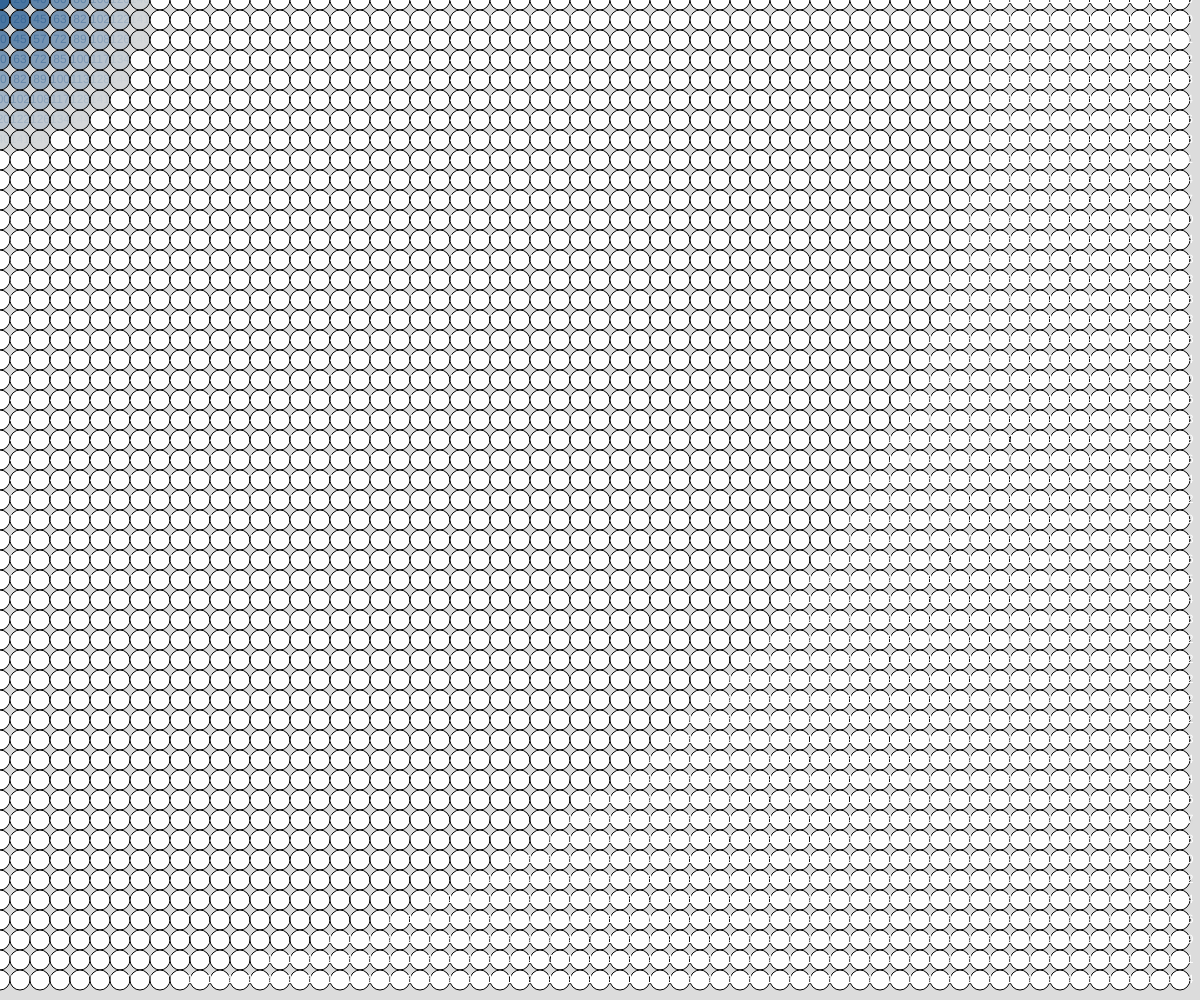
Frame 1 (no input)
Frame 60 (no input): identical to frame 1, image omitted
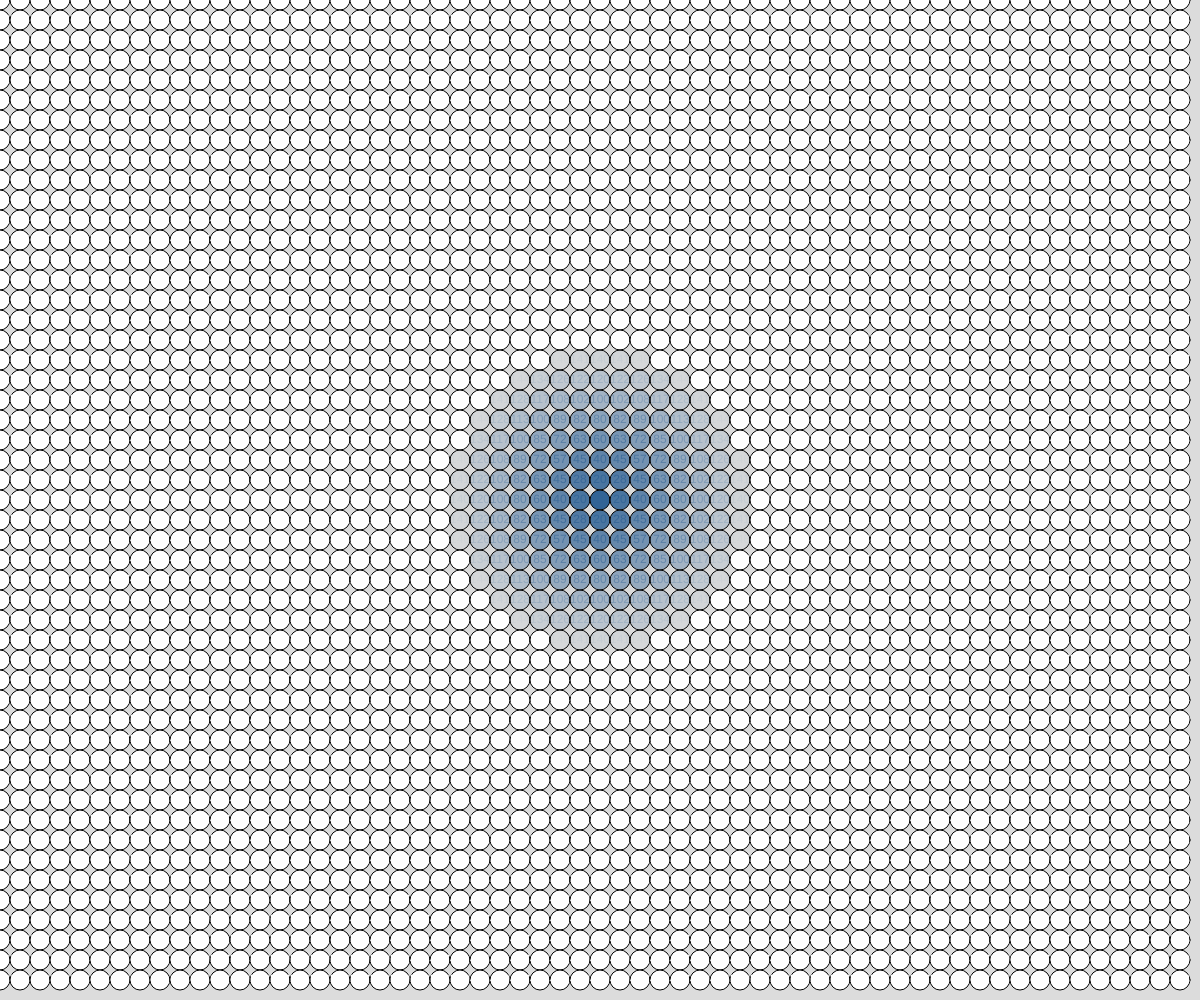
Frame 120 (the mouse pressed at the canvas centre since frame 60)

The p5.js sketch that drew these frames (run headless with seeded random() and noise() and a simulated clock; from frame 60 on, the mouse is pressed at the canvas centre):

// p5.js sketch
// ── sketch.js
// Drawing with Nested Loops
// Sandha, Abhay
// March 07, 2025

let gridSpacing = 20;

function setup() {
  createCanvas(windowWidth, windowHeight);
  loopReview();
}

function draw() {
  background(220);
  renderGrid();
}

function roundedDist(x1, y1, x2, y2) {
  // take two coordinate points and return
  // take distance between, but rounded
  let a = abs(x1 - x2);
  let b = abs(y1 - y2);
  let c = sqrt(sq(a) + sq(b));
  return round(c);
}

function renderGrid() {
  // use nested loop to draw objects in a grid arrangement
  for (let x = 0; x < width; x += gridSpacing) {
    for (let y = 0; y < height; y += gridSpacing) {
      let d = roundedDist(x, y, mouseX, mouseY);
      //set fill value based on the proximity to mouse
      let alpha = map(d,0,150,255,0);

      if(d < 150){
        fill(50,100,150,alpha);
      }
      else {
        fill(255);
      }


      circle(x, y, gridSpacing);

      textAlign(CENTER, CENTER);
      text(d, x, y);
    }

  }
}



function loopReview() {
  //quickly recap single and nested loops
  for (let x = 0; x <= 40; x = x + 20) { //x: 0 20 40
    for (let y = 0; y <= 40; y = y + 20) {//x: 0 20 40
    }
  }
}
